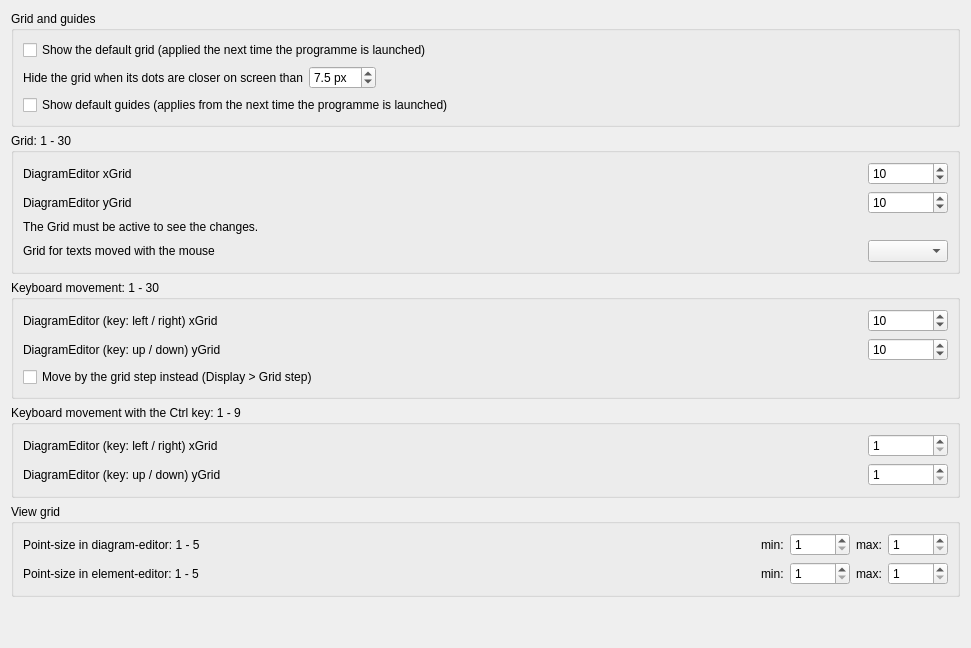
     <widget class="QWidget" name="GrilleClavier">
      <attribute name="title">
       <string>Grid + Keyboard</string>
      </attribute>
      <layout class="QVBoxLayout" name="verticalLayout_5">
       <item>
        <widget class="QGroupBox" name="m_grid_display_gb">
         <property name="title">
          <string>Grid and guides</string>
         </property>
         <layout class="QVBoxLayout" name="m_grid_display_gb_layout">
          <item>
           <widget class="QCheckBox" name="grid_startup_cb">
            <property name="text">
             <string>Show the default grid (applied the next time the programme is launched)</string>
            </property>
           </widget>
          </item>
          <item>
           <layout class="QHBoxLayout" name="m_grid_min_spacing_layout">
            <item>
             <widget class="QLabel" name="m_grid_min_spacing_label">
              <property name="text">
               <string>Hide the grid when its dots are closer on screen than</string>
              </property>
              <property name="buddy">
               <cstring>m_grid_min_spacing_sb</cstring>
              </property>
             </widget>
            </item>
            <item>
             <widget class="QDoubleSpinBox" name="m_grid_min_spacing_sb">
              <property name="toolTip">
               <string>Zoomed out further, the dots of any grid step are left out; the zoom shown in the status bar tells where. In pixels as the system scales them, so the same value suits a HiDPI screen</string>
              </property>
              <property name="suffix">
               <string> px</string>
              </property>
              <property name="decimals">
               <number>1</number>
              </property>
              <property name="minimum">
               <double>1.000000000000000</double>
              </property>
              <property name="maximum">
               <double>50.000000000000000</double>
              </property>
              <property name="singleStep">
               <double>0.500000000000000</double>
              </property>
              <property name="value">
               <double>7.500000000000000</double>
              </property>
             </widget>
            </item>
            <item>
             <spacer name="m_grid_min_spacing_spacer">
              <property name="orientation">
               <enum>Qt::Horizontal</enum>
              </property>
              <property name="sizeHint" stdset="0">
               <size>
                <width>40</width>
                <height>20</height>
               </size>
              </property>
             </spacer>
            </item>
           </layout>
          </item>
          <item>
           <widget class="QCheckBox" name="guides_startup_cb">
            <property name="text">
             <string>Show default guides (applies from the next time the programme is launched)</string>
            </property>
           </widget>
          </item>
         </layout>
        </widget>
       </item>
       <item>
        <widget class="QGroupBox" name="groupBox">
         <property name="title">
          <string>Grid: 1 - 30</string>
         </property>
         <property name="flat">
          <bool>false</bool>
         </property>
         <property name="checkable">
          <bool>false</bool>
         </property>
         <layout class="QGridLayout" name="gridLayout_6">
          <item row="0" column="2">
           <widget class="QSpinBox" name="DiagramEditor_xGrid_sb">
            <property name="minimumSize">
             <size>
              <width>80</width>
              <height>0</height>
             </size>
            </property>
            <property name="minimum">
             <number>1</number>
            </property>
            <property name="maximum">
             <number>30</number>
            </property>
            <property name="singleStep">
             <number>1</number>
            </property>
            <property name="value">
             <number>10</number>
            </property>
           </widget>
          </item>
          <item row="1" column="0">
           <widget class="QLabel" name="Label_Diagram_yGrid">
            <property name="text">
             <string>DiagramEditor yGrid</string>
            </property>
           </widget>
          </item>
          <item row="2" column="0">
           <widget class="QLabel" name="Label_Grid_Tip">
            <property name="text">
             <string>The Grid must be active to see the changes.</string>
            </property>
           </widget>
          </item>
          <item row="1" column="2">
           <widget class="QSpinBox" name="DiagramEditor_yGrid_sb">
            <property name="minimumSize">
             <size>
              <width>80</width>
              <height>0</height>
             </size>
            </property>
            <property name="minimum">
             <number>1</number>
            </property>
            <property name="maximum">
             <number>30</number>
            </property>
            <property name="value">
             <number>10</number>
            </property>
           </widget>
          </item>
          <item row="0" column="0">
           <widget class="QLabel" name="Label_Diagram_xGrid">
            <property name="text">
             <string>DiagramEditor xGrid</string>
            </property>
           </widget>
          </item>
          <item row="0" column="1">
           <spacer name="horizontalSpacer_6">
            <property name="orientation">
             <enum>Qt::Horizontal</enum>
            </property>
            <property name="sizeHint" stdset="0">
             <size>
              <width>40</width>
              <height>20</height>
             </size>
            </property>
           </spacer>
          </item>
          <item row="3" column="0">
           <widget class="QLabel" name="Label_Diagram_textGrid">
            <property name="text">
             <string>Grid for texts moved with the mouse</string>
            </property>
            <property name="toolTip">
             <string>Fraction of the sheet grid. Hold Ctrl while moving to place freely.</string>
            </property>
           </widget>
          </item>
          <item row="3" column="2">
           <widget class="QComboBox" name="DiagramEditor_textGrid_cb">
            <property name="minimumSize">
             <size>
              <width>80</width>
              <height>0</height>
             </size>
            </property>
           </widget>
          </item>
         </layout>
        </widget>
       </item>
       <item>
        <widget class="QGroupBox" name="groupBox_2">
         <property name="title">
          <string>Keyboard movement: 1 - 30</string>
         </property>
         <layout class="QGridLayout" name="gridLayout_10">
          <item row="0" column="2">
           <widget class="QSpinBox" name="DiagramEditor_xKeyGrid_sb">
            <property name="minimumSize">
             <size>
              <width>80</width>
              <height>0</height>
             </size>
            </property>
            <property name="minimum">
             <number>1</number>
            </property>
            <property name="maximum">
             <number>30</number>
            </property>
            <property name="singleStep">
             <number>1</number>
            </property>
            <property name="value">
             <number>10</number>
            </property>
           </widget>
          </item>
          <item row="1" column="2">
           <widget class="QSpinBox" name="DiagramEditor_yKeyGrid_sb">
            <property name="minimumSize">
             <size>
              <width>80</width>
              <height>0</height>
             </size>
            </property>
            <property name="minimum">
             <number>1</number>
            </property>
            <property name="maximum">
             <number>30</number>
            </property>
            <property name="singleStep">
             <number>1</number>
            </property>
            <property name="value">
             <number>10</number>
            </property>
           </widget>
          </item>
          <item row="0" column="0">
           <widget class="QLabel" name="Label_Diagram_Key_xGrid">
            <property name="text">
             <string comment="fr: DiagramEditor (touche :   gauche / droite)  xGrid">DiagramEditor (key: left / right) xGrid</string>
            </property>
           </widget>
          </item>
          <item row="1" column="0">
           <widget class="QLabel" name="Label_Diagram_Key_yGrid">
            <property name="text">
             <string>DiagramEditor (key: up / down) yGrid</string>
            </property>
           </widget>
          </item>
          <item row="2" column="0" colspan="3">
           <widget class="QCheckBox" name="m_key_follows_grid_cb">
            <property name="text">
             <string>Move by the grid step instead (Display &gt; Grid step)</string>
            </property>
           </widget>
          </item>
          <item row="0" column="1">
           <spacer name="horizontalSpacer_5">
            <property name="orientation">
             <enum>Qt::Horizontal</enum>
            </property>
            <property name="sizeHint" stdset="0">
             <size>
              <width>40</width>
              <height>20</height>
             </size>
            </property>
           </spacer>
          </item>
         </layout>
        </widget>
       </item>
       <item>
        <widget class="QGroupBox" name="groupBox_4">
         <property name="title">
          <string>Keyboard movement with the Ctrl key: 1 - 9</string>
         </property>
         <layout class="QGridLayout" name="gridLayout_11">
          <item row="0" column="1">
           <widget class="QLabel" name="Label_Diagram_Key_xGrid_ALT">
            <property name="text">
             <string>DiagramEditor (key: left / right) xGrid</string>
            </property>
           </widget>
          </item>
          <item row="1" column="3">
           <widget class="QSpinBox" name="DiagramEditor_yKeyGridFine_sb">
            <property name="minimumSize">
             <size>
              <width>80</width>
              <height>0</height>
             </size>
            </property>
            <property name="minimum">
             <number>1</number>
            </property>
            <property name="maximum">
             <number>9</number>
            </property>
            <property name="singleStep">
             <number>1</number>
            </property>
            <property name="value">
             <number>1</number>
            </property>
           </widget>
          </item>
          <item row="1" column="1">
           <widget class="QLabel" name="Label_Diagram_Key_yGrid_ALT">
            <property name="text">
             <string comment="fr: DiagramEditor (touche :  haut / bas)  yGrid">DiagramEditor (key: up / down) yGrid</string>
            </property>
           </widget>
          </item>
          <item row="0" column="3">
           <widget class="QSpinBox" name="DiagramEditor_xKeyGridFine_sb">
            <property name="minimumSize">
             <size>
              <width>80</width>
              <height>0</height>
             </size>
            </property>
            <property name="minimum">
             <number>1</number>
            </property>
            <property name="maximum">
             <number>9</number>
            </property>
            <property name="singleStep">
             <number>1</number>
            </property>
            <property name="value">
             <number>1</number>
            </property>
           </widget>
          </item>
          <item row="0" column="2">
           <spacer name="horizontalSpacer_4">
            <property name="orientation">
             <enum>Qt::Horizontal</enum>
            </property>
            <property name="sizeHint" stdset="0">
             <size>
              <width>40</width>
              <height>20</height>
             </size>
            </property>
           </spacer>
          </item>
         </layout>
        </widget>
       </item>
       <item>
        <widget class="QGroupBox" name="groupBox_8">
         <property name="title">
          <string>View grid</string>
         </property>
         <layout class="QGridLayout" name="gridLayout_5">
          <item row="0" column="2">
           <widget class="QLabel" name="label_19">
            <property name="text">
             <string>min:</string>
            </property>
           </widget>
          </item>
          <item row="0" column="5">
           <widget class="QSpinBox" name="DiagramEditor_Grid_PointSize_max_sb">
            <property name="minimumSize">
             <size>
              <width>60</width>
              <height>0</height>
             </size>
            </property>
            <property name="minimum">
             <number>1</number>
            </property>
            <property name="maximum">
             <number>5</number>
            </property>
           </widget>
          </item>
          <item row="0" column="1">
           <spacer name="horizontalSpacer_10">
            <property name="orientation">
             <enum>Qt::Horizontal</enum>
            </property>
            <property name="sizeHint" stdset="0">
             <size>
              <width>555</width>
              <height>20</height>
             </size>
            </property>
           </spacer>
          </item>
          <item row="1" column="3">
           <widget class="QSpinBox" name="ElementEditor_Grid_PointSize_min_sb">
            <property name="minimumSize">
             <size>
              <width>60</width>
              <height>0</height>
             </size>
            </property>
            <property name="minimum">
             <number>1</number>
            </property>
            <property name="maximum">
             <number>5</number>
            </property>
           </widget>
          </item>
          <item row="0" column="0">
           <widget class="QLabel" name="Label_Diagram_Grid_PointSize">
            <property name="text">
             <string>Point-size in diagram-editor: 1 - 5</string>
            </property>
           </widget>
          </item>
          <item row="0" column="3">
           <widget class="QSpinBox" name="DiagramEditor_Grid_PointSize_min_sb">
            <property name="minimumSize">
             <size>
              <width>60</width>
              <height>0</height>
             </size>
            </property>
            <property name="minimum">
             <number>1</number>
            </property>
            <property name="maximum">
             <number>5</number>
            </property>
           </widget>
          </item>
          <item row="1" column="5">
           <widget class="QSpinBox" name="ElementEditor_Grid_PointSize_max_sb">
            <property name="minimumSize">
             <size>
              <width>60</width>
              <height>0</height>
             </size>
            </property>
            <property name="minimum">
             <number>1</number>
            </property>
            <property name="maximum">
             <number>5</number>
            </property>
           </widget>
          </item>
          <item row="1" column="4">
           <widget class="QLabel" name="label_21">
            <property name="text">
             <string>max:</string>
            </property>
           </widget>
          </item>
          <item row="0" column="4">
           <widget class="QLabel" name="label_18">
            <property name="text">
             <string>max:</string>
            </property>
           </widget>
          </item>
          <item row="1" column="2">
           <widget class="QLabel" name="label_22">
            <property name="text">
             <string>min:</string>
            </property>
           </widget>
          </item>
          <item row="1" column="0">
           <widget class="QLabel" name="label_20">
            <property name="text">
             <string>Point-size in element-editor: 1 - 5</string>
            </property>
           </widget>
          </item>
         </layout>
        </widget>
       </item>
       <item>
        <spacer name="verticalSpacer_5">
         <property name="orientation">
          <enum>Qt::Vertical</enum>
         </property>
         <property name="sizeHint" stdset="0">
          <size>
           <width>20</width>
           <height>40</height>
          </size>
         </property>
        </spacer>
       </item>
      </layout>
     </widget>
